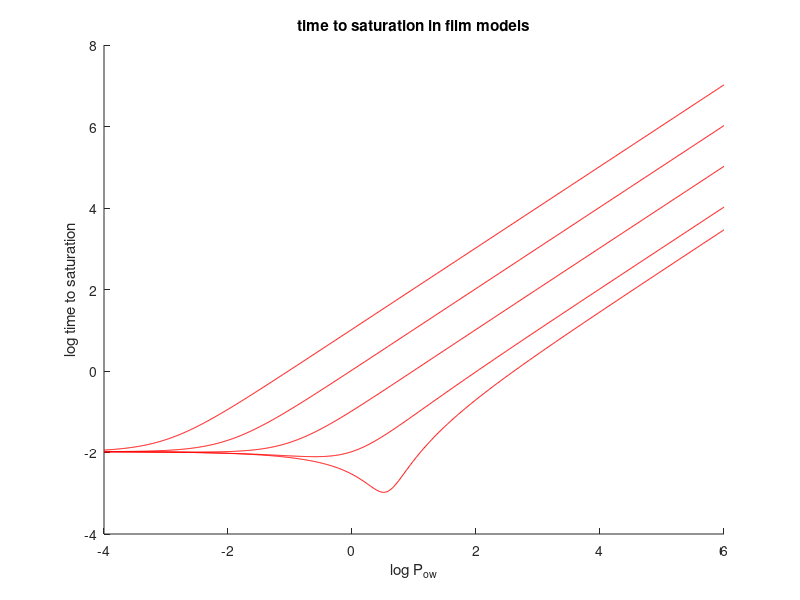

The MATLAB source for this figure:
%% fig:flux_tox
%% out:flux_tox

%% steady flux

%% gset term postscript color solid "Times-Roman" 35
%% gset output "flux_tox.ps"

  hold on;
 
  lpow = linspace(-4,6,1000)';
  pow = 10 .^ lpow;
  x = .1;
  v = [.001 .01 .1 1 3.6];
  vi = 1; ki = 10;
  
  for j=1:5
    vj = v(j);
    ke = ki ./ (1 + pow * vi/ vj - vi * sqrt(pow));
    t = max(.001,(- log(1 - x)) ./ ke);
    plot(lpow, log10(t), 'r');
  end

  xlabel('log P_{ow}')
  ylabel('log time to saturation')
  title('time to saturation in film models')